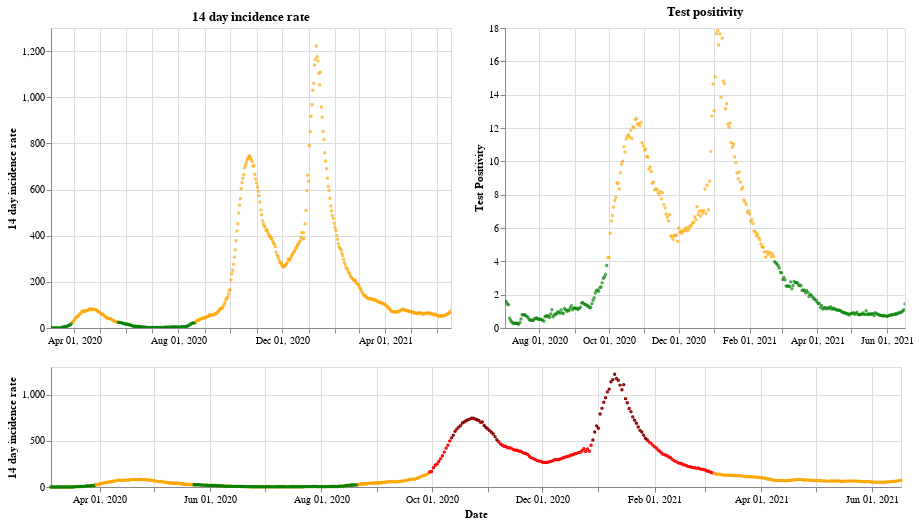

Notebook code cell kept with this figure:
### Markdown cell above
## Northern Ireland

### Code cell
plot_traffic_light('Northern Ireland')

### Figure 1 — Vega-Lite specification as saved in the notebook (floating-point values rounded to 4 significant figures; data arrays with more than 128 entries replaced by an {"elided": "..."} marker saying what was removed)
{"config": {"view": {"continuousWidth": 400, "continuousHeight": 300}}, "vconcat": [{"hconcat": [{"mark": {"type": "point", "size": 2}, "encoding": {"color": {"condition": {"value": "green", "test": "(datum.twoWeeklyCasesRate <= 25)"}, "value": "orange"}, "tooltip": [{"type": "nominal", "field": "areaName"}, {"type": "temporal", "field": "date"}, {"type": "quantitative", "field": "twoWeeklyCasesRate"}, {"type": "quantitative", "field": "testPositivity"}], "x": {"type": "temporal", "axis": {"title": ""}, "field": "date", "scale": {"domain": {"selection": "DateBrush"}}, "timeUnit": "yearmonthdate"}, "y": {"type": "quantitative", "axis": {"title": "14 day incidence rate"}, "field": "twoWeeklyCasesRate"}}, "title": "14 day incidence rate", "width": 400}, {"mark": {"type": "point", "size": 2}, "encoding": {"color": {"condition": {"value": "green", "test": "(datum.testPositivity <= 4)"}, "value": "orange"}, "tooltip": [{"type": "nominal", "field": "areaName"}, {"type": "temporal", "field": "date"}, {"type": "quantitative", "field": "twoWeeklyCasesRate"}, {"type": "quantitative", "field": "testPositivity"}], "x": {"type": "temporal", "axis": {"title": ""}, "field": "date", "scale": {"domain": {"selection": "DateBrush"}}, "timeUnit": "yearmonthdate"}, "y": {"type": "quantitative", "axis": {"title": "Test Positivity"}, "field": "testPositivity"}}, "title": "Test positivity", "width": 400}]}, {"layer": [{"mark": {"type": "point", "size": 2}, "encoding": {"color": {"condition": {"value": "orange", "test": "((50 && datum.twoWeeklyCasesRate) < 150)"}, "value": "red"}, "opacity": {"condition": {"value": 1, "test": "((50 && datum.twoWeeklyCasesRate) < 500)"}, "value": 0}, "tooltip": [{"type": "nominal", "field": "areaName"}, {"type": "temporal", "field": "date"}, {"type": "quantitative", "field": "twoWeeklyCasesRate"}, {"type": "quantitative", "field": "testPositivity"}], "x": {"type": "temporal", "axis": {"title": "Date"}, "field": "date", "timeUnit": "yearmonthdate"}, "y": {"type": "quantitative", "axis": {"title": "14 day incidence rate"}, "field": "twoWeeklyCasesRate"}}, "selection": {"DateBrush": {"type": "interval", "encodings": ["x"], "fields": ["Time"]}}, "width": 850}, {"mark": {"type": "point", "size": 2}, "encoding": {"color": {"value": "darkred"}, "opacity": {"condition": {"value": 1, "test": "(datum.twoWeeklyCasesRate >= 500)"}, "value": 0}, "tooltip": [{"type": "nominal", "field": "areaName"}, {"type": "temporal", "field": "date"}, {"type": "quantitative", "field": "twoWeeklyCasesRate"}, {"type": "quantitative", "field": "testPositivity"}], "x": {"type": "temporal", "axis": {"title": "Date"}, "field": "date", "timeUnit": "yearmonthdate"}, "y": {"type": "quantitative", "axis": {"title": "14 day incidence rate"}, "field": "twoWeeklyCasesRate"}}, "width": 400}, {"mark": {"type": "point", "size": 2}, "encoding": {"color": {"condition": {"value": "green", "test": "((4 && datum.twoWeeklyCasesRate) < 25)"}, "value": "orange"}, "opacity": {"condition": {"value": 1, "test": "(datum.twoWeeklyCasesRate < 50)"}, "value": 0}, "tooltip": [{"type": "nominal", "field": "areaName"}, {"type": "temporal", "field": "date"}, {"type": "quantitative", "field": "twoWeeklyCasesRate"}, {"type": "quantitative", "field": "testPositivity"}], "x": {"type": "temporal", "axis": {"title": "Date"}, "field": "date", "timeUnit": "yearmonthdate"}, "y": {"type": "quantitative", "axis": {"title": "14 day incidence rate"}, "field": "twoWeeklyCasesRate"}}, "width": 400}], "height": 120, "width": 800}], "data": {"name": "data-f3321667c6013fd1f95e0faa0dbdc582"}, "$schema": "https://vega.github.io/schema/vega-lite/v4.8.1.json", "datasets": {"data-f3321667c6013fd1f95e0faa0dbdc582": {"elided": "470 records"}}}
